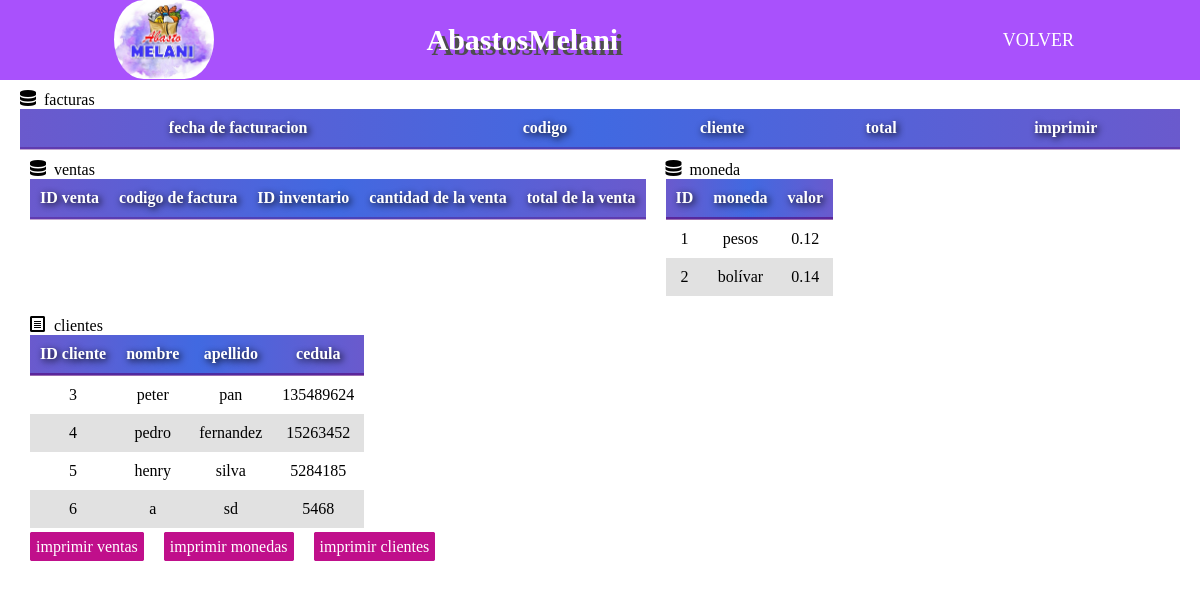
/factura.php, run on the app's committed database.
### tables this page shows
CREATE TABLE `moneda` (
  `ID_coin` int(11) NOT NULL AUTO_INCREMENT,
  `ti_coin` varchar(50) NOT NULL,
  `va_coin` varchar(50) NOT NULL,
  PRIMARY KEY (`ID_coin`)
);

CREATE TABLE `cliente` (
  `ID_clie` int(11) NOT NULL AUTO_INCREMENT,
  `name_clie` varchar(50) NOT NULL,
  `apel_clie` varchar(50) NOT NULL,
  `cedu_clie` varchar(50) NOT NULL,
  PRIMARY KEY (`ID_clie`)
);

### productos/clases.php (called while the page is built, shortened)
<?php
class cliente{
    private $con;
    public function __construct(){
        $this->con = mysqli_connect('localhost','root','','abastos_melani');
    }
    public function view(){
        $sql = "SELECT * FROM cliente";
        $datos = mysqli_query($this->con,$sql);
        include('productos/view/tabla_clie.php');
    }
}
class facturas{
    public function view(){
        include('productos/view/tabla_fact.php');
    }
}
class venta{
    public function view(){
        include('productos/view/tabla_ven.php');
    }
}
class moneda{
    private $con;
    public function __construct(){
        $this->con = mysqli_connect('localhost','root','','abastos_melani');
    }
    public function view(){
        $sql = "SELECT * FROM moneda";
        $datos = mysqli_query($this->con,$sql);
        include('productos/view/tabla_coin.php');
    }
}
?>

### productos/view/tabla_clie.php (the view)
<div class="conten_tabla">
    <div><span class="icon icon-file-text"> clientes</span></div>
    <table>
        <thead>
            <tr>
                <th>ID cliente</th>
                <th>nombre</th>
                <th>apellido</th>
                <th>cedula</th>
            </tr>
        </thead>
        <tbody>
        <?php
            if(mysqli_num_rows($datos) > 0)
            {
                while($row = mysqli_fetch_array($datos))
                {
        ?>
        <tr>
            <td><?php  echo $row['ID_clie']?></td>
            <td><?php  echo $row['name_clie']?></td>
            <td><?php  echo $row['apel_clie']?></td>
            <td><?php  echo $row['cedu_clie']?></td>
        </tr>
        <?php
                    }
                }
        ?>
        </tbody>
    </table>
</div>

### productos/view/tabla_coin.php
<div class="conten_tabla">
        <div class="titulo_inve"><span class="icon icon-database"> moneda</span></div>
        <table>
            <thead>
                <tr>
                    <th>ID</th>
                    <th>moneda</th>
                    <th>valor</th>
                </tr>
            </thead>
            <tbody>
            <?php
                if(mysqli_num_rows($datos) > 0)
                {
                    while($row = mysqli_fetch_array($datos))
                    {
            ?>
            <tr>
                <td><?php  echo $row['ID_coin']?></td>
                <td><?php  echo $row['ti_coin']?></td>
                <td><?php  echo $row['va_coin']?></td>
            </tr>
            <?php
                        }
                    }
            ?>
            </tbody>
        </table>
</div>

### css/estilos_menu.css (style rules this page uses)
* { margin: 0; box-sizing: border-box; }
body { padding: 90px 20px 0; }

### css/estilos_invea.css (style rules this page uses)
.conten_tabla { display: inline-block; margin: 10px; }
table { background-color: white; text-align: center; border-collapse: collapse; width: 100%; }
th { padding: 10px; color: rgb(255, 255, 255); text-shadow: 2px 2px 7px rgb(0, 0, 0); }
td { padding: 10px; }
thead { background-image: linear-gradient(to left, #6A5ACD,#4169E1,#6A5ACD); border-bottom: solid 3px #50007559; }
tr:nth-child(even) { background-color: #dddd; }

### data on the page
moneda: ID_coin "1", ti_coin "pesos", va_coin "0.12"
moneda: ID_coin "2", ti_coin "bolívar", va_coin "0.14"
cliente: ID_clie "3", name_clie "peter", apel_clie "pan", cedu_clie "135489624"
cliente: ID_clie "4", name_clie "pedro", apel_clie "fernandez", cedu_clie "15263452"
cliente: ID_clie "5", name_clie "henry", apel_clie "silva", cedu_clie "5284185"
cliente: ID_clie "6", name_clie "a", apel_clie "sd", cedu_clie "5468"
